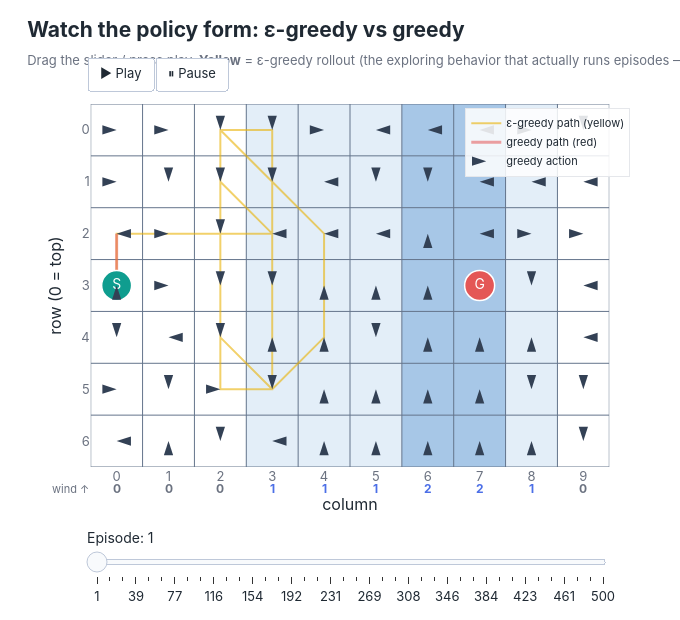

The notebook cell saved with this chart:
### Markdown cell above
## 5. How it forms (animation)

The greedy policy across training, from the `Q` snapshots. Arrows = best action,
**red** = greedy path, **yellow** = ε-greedy rollout. Press play or drag the slider.

### Code cell
plot_policy_evolution(env, snapshots).show()

### Figure 1 — Plotly figure (JSON) as saved in the notebook; plotly's stock layout.template omitted (floating-point values rounded to 4 significant figures; data arrays with more than 128 entries replaced by an {"elided": "..."} marker saying what was removed)
{"data": [{"colorscale": [[0, "#FFFFFF"], [0.5, "#E3EEF8"], [1, "#A7C7E7"]], "hovertemplate": "cell (row %{y}, col %{x})<br>wind: %{z:.0f} ↑<extra></extra>", "showscale": false, "type": "heatmap", "x": [0, 1, 2, 3, 4, 5, 6, 7, 8, 9], "xgap": 0, "y": [0, 1, 2, 3, 4, 5, 6], "ygap": 0, "z": [[0, 0, 0, 1, 1, 1, 2, 2, 1, 0], [0, 0, 0, 1, 1, 1, 2, 2, 1, 0], [0, 0, 0, 1, 1, 1, 2, 2, 1, 0], [0, 0, 0, 1, 1, 1, 2, 2, 1, 0], [0, 0, 0, 1, 1, 1, 2, 2, 1, 0], [0, 0, 0, 1, 1, 1, 2, 2, 1, 0], [0, 0, 0, 1, 1, 1, 2, 2, 1, 0]], "zmax": 2, "zmin": 0}, {"hoverinfo": "skip", "line": {"color": "#64748B", "width": 1}, "mode": "lines", "showlegend": false, "type": "scatter", "x": [-0.5, -0.5, null, 0.5, 0.5, null, 1.5, 1.5, null, 2.5, 2.5, null, 3.5, 3.5, null, 4.5, 4.5, null, 5.5, 5.5, null, 6.5, 6.5, null, 7.5, 7.5, null, 8.5, 8.5, null, 9.5, 9.5, null, -0.5, 9.5, null, -0.5, 9.5, null, -0.5, 9.5, null, -0.5, 9.5, null, -0.5, 9.5, null, -0.5, 9.5, null, -0.5, 9.5, null, -0.5, 9.5, null], "y": [-0.5, 6.5, null, -0.5, 6.5, null, -0.5, 6.5, null, -0.5, 6.5, null, -0.5, 6.5, null, -0.5, 6.5, null, -0.5, 6.5, null, -0.5, 6.5, null, -0.5, 6.5, null, -0.5, 6.5, null, -0.5, 6.5, null, -0.5, -0.5, null, 0.5, 0.5, null, 1.5, 1.5, null, 2.5, 2.5, null, 3.5, 3.5, null, 4.5, 4.5, null, 5.5, 5.5, null, 6.5, 6.5, null]}, {"hoverinfo": "skip", "line": {"color": "#EAB308", "width": 2}, "mode": "lines", "name": "ε-greedy path (yellow)", "opacity": 0.6, "showlegend": true, "type": "scatter", "x": {"elided": "251 int values"}, "y": {"elided": "251 int values"}}, {"hoverinfo": "skip", "line": {"color": "#E45756", "width": 3}, "mode": "lines", "name": "greedy path (red)", "opacity": 0.55, "showlegend": true, "type": "scatter", "x": [0, 0, 0, 0, 0, 0, 0, 0, 0, 0, 0, 0, 0, 0, 0, 0, 0, 0, 0, 0, 0, 0, 0, 0, 0, 0, 0, 0, 0, 0, 0, 0, 0, 0, 0, 0, 0, 0, 0, 0, 0, 0, 0, 0, 0, 0, 0, 0, 0, 0, 0, 0, 0, 0, 0, 0, 0, 0, 0, 0, 0, 0, 0, 0, 0, 0, 0, 0, 0, 0, 0, 0, 0, 0, 0, 0, 0, 0, 0, 0, 0, 0, 0, 0, 0, 0, 0, 0, 0, 0, 0, 0, 0, 0, 0, 0, 0, 0, 0, 0, 0, 0, 0, 0, 0, 0, 0, 0, 0, 0, 0, 0, 0, 0, 0, 0, 0, 0, 0, 0, 0], "y": [3, 2, 2, 2, 2, 2, 2, 2, 2, 2, 2, 2, 2, 2, 2, 2, 2, 2, 2, 2, 2, 2, 2, 2, 2, 2, 2, 2, 2, 2, 2, 2, 2, 2, 2, 2, 2, 2, 2, 2, 2, 2, 2, 2, 2, 2, 2, 2, 2, 2, 2, 2, 2, 2, 2, 2, 2, 2, 2, 2, 2, 2, 2, 2, 2, 2, 2, 2, 2, 2, 2, 2, 2, 2, 2, 2, 2, 2, 2, 2, 2, 2, 2, 2, 2, 2, 2, 2, 2, 2, 2, 2, 2, 2, 2, 2, 2, 2, 2, 2, 2, 2, 2, 2, 2, 2, 2, 2, 2, 2, 2, 2, 2, 2, 2, 2, 2, 2, 2, 2, 2]}, {"hovertemplate": "Start (row %{y}, col %{x})<extra></extra>", "marker": {"color": "#0F9D8F", "line": {"color": "white", "width": 1.5}, "size": 30}, "mode": "markers+text", "showlegend": false, "text": ["S"], "textfont": {"color": "white", "family": "Inter, Helvetica Neue, Arial, sans-serif", "size": 14}, "textposition": "middle center", "type": "scatter", "x": [0], "y": [3]}, {"hovertemplate": "Goal (row %{y}, col %{x})<extra></extra>", "marker": {"color": "#E45756", "line": {"color": "white", "width": 1.5}, "size": 30}, "mode": "markers+text", "showlegend": false, "text": ["G"], "textfont": {"color": "white", "family": "Inter, Helvetica Neue, Arial, sans-serif", "size": 14}, "textposition": "middle center", "type": "scatter", "x": [7], "y": [3]}, {"hovertemplate": "(row %{y}, col %{x}) → <b>%{text}</b><extra></extra>", "marker": {"angle": [90, 90, -180, -180, 90, -90, -90, -90, 90, -180, 90, -180, -180, -180, -90, -180, -180, -90, -90, -90, -90, 90, -180, -90, -90, -90, 0, -90, 90, 90, 0, 90, -180, -180, 0, 0, 0, -180, -90, -180, -90, -180, 0, 0, -180, 0, 0, 0, -90, 90, -180, 90, -180, 0, 0, 0, 0, -180, -180, -90, 0, -180, -90, 0, 0, 0, 0, 0, -180], "angleref": "up", "color": "#334155", "line": {"width": 0}, "size": 15, "symbol": "arrow"}, "mode": "markers", "name": "greedy action", "showlegend": true, "text": ["right", "right", "down", "down", "right", "left", "left", "left", "right", "down", "right", "down", "down", "down", "left", "down", "down", "left", "left", "left", "left", "right", "down", "left", "left", "left", "up", "left", "right", "right", "up", "right", "down", "down", "up", "up", "up", "down", "left", "down", "left", "down", "up", "up", "down", "up", "up", "up", "left", "right", "down", "right", "down", "up", "up", "up", "up", "down", "down", "left", "up", "down", "left", "up", "up", "up", "up", "up", "down"], "type": "scatter", "x": [0, 1, 2, 3, 4, 5, 6, 7, 8, 9, 0, 1, 2, 3, 4, 5, 6, 7, 8, 9, 0, 1, 2, 3, 4, 5, 6, 7, 8, 9, 0, 1, 2, 3, 4, 5, 6, 8, 9, 0, 1, 2, 3, 4, 5, 6, 7, 8, 9, 0, 1, 2, 3, 4, 5, 6, 7, 8, 9, 0, 1, 2, 3, 4, 5, 6, 7, 8, 9], "y": [0, 0, 0, 0, 0, 0, 0, 0, 0, 0, 1, 1, 1, 1, 1, 1, 1, 1, 1, 1, 2, 2, 2, 2, 2, 2, 2, 2, 2, 2, 3, 3, 3, 3, 3, 3, 3, 3, 3, 4, 4, 4, 4, 4, 4, 4, 4, 4, 4, 5, 5, 5, 5, 5, 5, 5, 5, 5, 5, 6, 6, 6, 6, 6, 6, 6, 6, 6, 6]}], "layout": {"annotations": [{"font": {"color": "#6B7280", "size": 11}, "showarrow": false, "text": "wind ↑", "x": -0.5, "xanchor": "right", "xref": "x", "y": -0.085, "yref": "paper"}, {"font": {"color": "#6B7280", "size": 12}, "showarrow": false, "text": "<b>0</b>", "x": 0, "xref": "x", "y": -0.085, "yref": "paper"}, {"font": {"color": "#6B7280", "size": 12}, "showarrow": false, "text": "<b>0</b>", "x": 1, "xref": "x", "y": -0.085, "yref": "paper"}, {"font": {"color": "#6B7280", "size": 12}, "showarrow": false, "text": "<b>0</b>", "x": 2, "xref": "x", "y": -0.085, "yref": "paper"}, {"font": {"color": "#4C6FE7", "size": 12}, "showarrow": false, "text": "<b>1</b>", "x": 3, "xref": "x", "y": -0.085, "yref": "paper"}, {"font": {"color": "#4C6FE7", "size": 12}, "showarrow": false, "text": "<b>1</b>", "x": 4, "xref": "x", "y": -0.085, "yref": "paper"}, {"font": {"color": "#4C6FE7", "size": 12}, "showarrow": false, "text": "<b>1</b>", "x": 5, "xref": "x", "y": -0.085, "yref": "paper"}, {"font": {"color": "#4C6FE7", "size": 12}, "showarrow": false, "text": "<b>2</b>", "x": 6, "xref": "x", "y": -0.085, "yref": "paper"}, {"font": {"color": "#4C6FE7", "size": 12}, "showarrow": false, "text": "<b>2</b>", "x": 7, "xref": "x", "y": -0.085, "yref": "paper"}, {"font": {"color": "#4C6FE7", "size": 12}, "showarrow": false, "text": "<b>1</b>", "x": 8, "xref": "x", "y": -0.085, "yref": "paper"}, {"font": {"color": "#6B7280", "size": 12}, "showarrow": false, "text": "<b>0</b>", "x": 9, "xref": "x", "y": -0.085, "yref": "paper"}], "font": {"color": "#1F2933", "family": "Inter, Helvetica Neue, Arial, sans-serif", "size": 13}, "height": 620, "hoverlabel": {"bgcolor": "white", "font": {"family": "Inter, Helvetica Neue, Arial, sans-serif", "size": 13}}, "legend": {"bgcolor": "rgba(255,255,255,0.85)", "bordercolor": "#E5E7EB", "borderwidth": 1, "font": {"size": 11}, "x": 0.99, "xanchor": "right", "y": 0.99, "yanchor": "top"}, "margin": {"b": 66, "l": 64, "r": 44, "t": 104}, "paper_bgcolor": "white", "plot_bgcolor": "white", "sliders": [{"active": 0, "currentvalue": {"font": {"color": "#1F2933", "size": 14}, "prefix": "Episode: "}, "len": 0.92, "pad": {"b": 8, "t": 58}, "steps": [{"args": [["1"], {"frame": {"duration": 0, "redraw": true}, "mode": "immediate", "transition": {"duration": 0}}], "label": "1", "method": "animate"}, {"args": [["13"], {"frame": {"duration": 0, "redraw": true}, "mode": "immediate", "transition": {"duration": 0}}], "label": "13", "method": "animate"}, {"args": [["26"], {"frame": {"duration": 0, "redraw": true}, "mode": "immediate", "transition": {"duration": 0}}], "label": "26", "method": "animate"}, {"args": [["39"], {"frame": {"duration": 0, "redraw": true}, "mode": "immediate", "transition": {"duration": 0}}], "label": "39", "method": "animate"}, {"args": [["52"], {"frame": {"duration": 0, "redraw": true}, "mode": "immediate", "transition": {"duration": 0}}], "label": "52", "method": "animate"}, {"args": [["64"], {"frame": {"duration": 0, "redraw": true}, "mode": "immediate", "transition": {"duration": 0}}], "label": "64", "method": "animate"}, {"args": [["77"], {"frame": {"duration": 0, "redraw": true}, "mode": "immediate", "transition": {"duration": 0}}], "label": "77", "method": "animate"}, {"args": [["90"], {"frame": {"duration": 0, "redraw": true}, "mode": "immediate", "transition": {"duration": 0}}], "label": "90", "method": "animate"}, {"args": [["103"], {"frame": {"duration": 0, "redraw": true}, "mode": "immediate", "transition": {"duration": 0}}], "label": "103", "method": "animate"}, {"args": [["116"], {"frame": {"duration": 0, "redraw": true}, "mode": "immediate", "transition": {"duration": 0}}], "label": "116", "method": "animate"}, {"args": [["128"], {"frame": {"duration": 0, "redraw": true}, "mode": "immediate", "transition": {"duration": 0}}], "label": "128", "method": "animate"}, {"args": [["141"], {"frame": {"duration": 0, "redraw": true}, "mode": "immediate", "transition": {"duration": 0}}], "label": "141", "method": "animate"}, {"args": [["154"], {"frame": {"duration": 0, "redraw": true}, "mode": "immediate", "transition": {"duration": 0}}], "label": "154", "method": "animate"}, {"args": [["167"], {"frame": {"duration": 0, "redraw": true}, "mode": "immediate", "transition": {"duration": 0}}], "label": "167", "method": "animate"}, {"args": [["180"], {"frame": {"duration": 0, "redraw": true}, "mode": "immediate", "transition": {"duration": 0}}], "label": "180", "method": "animate"}, {"args": [["192"], {"frame": {"duration": 0, "redraw": true}, "mode": "immediate", "transition": {"duration": 0}}], "label": "192", "method": "animate"}, {"args": [["205"], {"frame": {"duration": 0, "redraw": true}, "mode": "immediate", "transition": {"duration": 0}}], "label": "205", "method": "animate"}, {"args": [["218"], {"frame": {"duration": 0, "redraw": true}, "mode": "immediate", "transition": {"duration": 0}}], "label": "218", "method": "animate"}, {"args": [["231"], {"frame": {"duration": 0, "redraw": true}, "mode": "immediate", "transition": {"duration": 0}}], "label": "231", "method": "animate"}, {"args": [["244"], {"frame": {"duration": 0, "redraw": true}, "mode": "immediate", "transition": {"duration": 0}}], "label": "244", "method": "animate"}, {"args": [["256"], {"frame": {"duration": 0, "redraw": true}, "mode": "immediate", "transition": {"duration": 0}}], "label": "256", "method": "animate"}, {"args": [["269"], {"frame": {"duration": 0, "redraw": true}, "mode": "immediate", "transition": {"duration": 0}}], "label": "269", "method": "animate"}, {"args": [["282"], {"frame": {"duration": 0, "redraw": true}, "mode": "immediate", "transition": {"duration": 0}}], "label": "282", "method": "animate"}, {"args": [["295"], {"frame": {"duration": 0, "redraw": true}, "mode": "immediate", "transition": {"duration": 0}}], "label": "295", "method": "animate"}, {"args": [["308"], {"frame": {"duration": 0, "redraw": true}, "mode": "immediate", "transition": {"duration": 0}}], "label": "308", "method": "animate"}, {"args": [["320"], {"frame": {"duration": 0, "redraw": true}, "mode": "immediate", "transition": {"duration": 0}}], "label": "320", "method": "animate"}, {"args": [["333"], {"frame": {"duration": 0, "redraw": true}, "mode": "immediate", "transition": {"duration": 0}}], "label": "333", "method": "animate"}, {"args": [["346"], {"frame": {"duration": 0, "redraw": true}, "mode": "immediate", "transition": {"duration": 0}}], "label": "346", "method": "animate"}, {"args": [["359"], {"frame": {"duration": 0, "redraw": true}, "mode": "immediate", "transition": {"duration": 0}}], "label": "359", "method": "animate"}, {"args": [["372"], {"frame": {"duration": 0, "redraw": true}, "mode": "immediate", "transition": {"duration": 0}}], "label": "372", "method": "animate"}, {"args": [["384"], {"frame": {"duration": 0, "redraw": true}, "mode": "immediate", "transition": {"duration": 0}}], "label": "384", "method": "animate"}, {"args": [["397"], {"frame": {"duration": 0, "redraw": true}, "mode": "immediate", "transition": {"duration": 0}}], "label": "397", "method": "animate"}, {"args": [["410"], {"frame": {"duration": 0, "redraw": true}, "mode": "immediate", "transition": {"duration": 0}}], "label": "410", "method": "animate"}, {"args": [["423"], {"frame": {"duration": 0, "redraw": true}, "mode": "immediate", "transition": {"duration": 0}}], "label": "423", "method": "animate"}, {"args": [["436"], {"frame": {"duration": 0, "redraw": true}, "mode": "immediate", "transition": {"duration": 0}}], "label": "436", "method": "animate"}, {"args": [["448"], {"frame": {"duration": 0, "redraw": true}, "mode": "immediate", "transition": {"duration": 0}}], "label": "448", "method": "animate"}, {"args": [["461"], {"frame": {"duration": 0, "redraw": true}, "mode": "immediate", "transition": {"duration": 0}}], "label": "461", "method": "animate"}, {"args": [["474"], {"frame": {"duration": 0, "redraw": true}, "mode": "immediate", "transition": {"duration": 0}}], "label": "474", "method": "animate"}, {"args": [["487"], {"frame": {"duration": 0, "redraw": true}, "mode": "immediate", "transition": {"duration": 0}}], "label": "487", "method": "animate"}, {"args": [["500"], {"frame": {"duration": 0, "redraw": true}, "mode": "immediate", "transition": {"duration": 0}}], "label": "500", "method": "animate"}], "x": 0.04}], "title": {"font": {"color": "#1F2933", "family": "Inter, Helvetica Neue, Arial, sans-serif", "size": 21}, "text": "<b>Watch the policy form: ε-greedy vs greedy</b><br><span style='font-size:13px;color:#6B7280'>Drag the slider / press play. <b>Yellow</b> = ε-greedy rollout (the exploring behavior that actually runs episodes — long & wandering early, always reaches G). <b>Red</b> = greedy path (deterministic argmax Q — loops early, then snaps to the 15-step optimum). Arrows = best action per cell.</span>", "x": 0.04, "xanchor": "left", "y": 0.94, "yanchor": "top"}, "updatemenus": [{"buttons": [{"args": [null, {"frame": {"duration": 350, "redraw": true}, "fromcurrent": true, "transition": {"duration": 0}}], "label": "▶ Play", "method": "animate"}, {"args": [[null], {"frame": {"duration": 0, "redraw": true}, "mode": "immediate"}], "label": "⏸ Pause", "method": "animate"}], "direction": "left", "showactive": false, "type": "buttons", "x": 0.04, "xanchor": "left", "y": 1.13}], "width": 680, "xaxis": {"constrain": "domain", "dtick": 1, "range": [-0.5, 9.5], "showgrid": false, "tickfont": {"color": "#6B7280"}, "ticks": "", "title": {"text": "column"}, "zeroline": false}, "yaxis": {"constrain": "domain", "dtick": 1, "range": [6.5, -0.5], "scaleanchor": "x", "scaleratio": 1, "showgrid": false, "tickfont": {"color": "#6B7280"}, "ticks": "", "title": {"text": "row (0 = top)"}, "zeroline": false}}}
